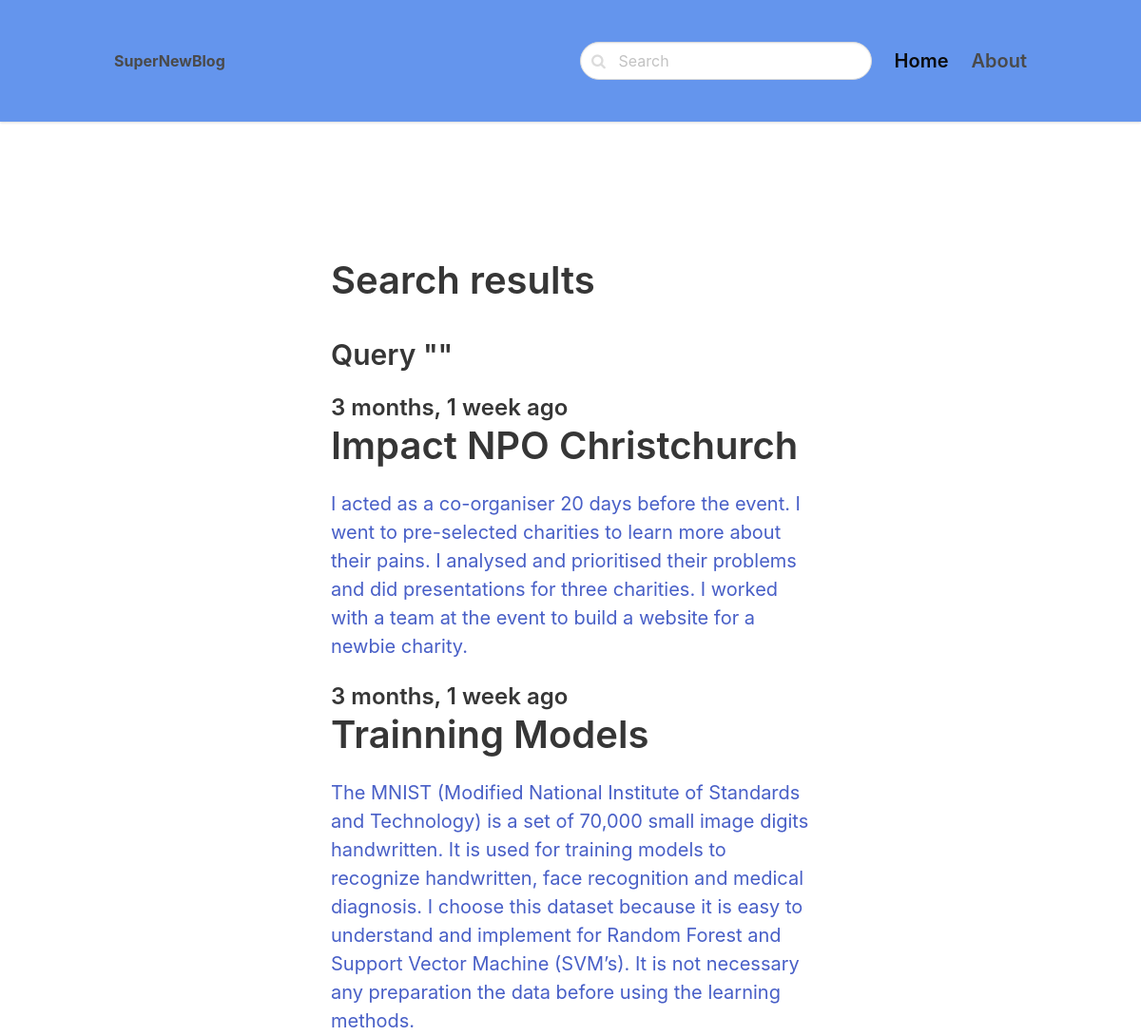
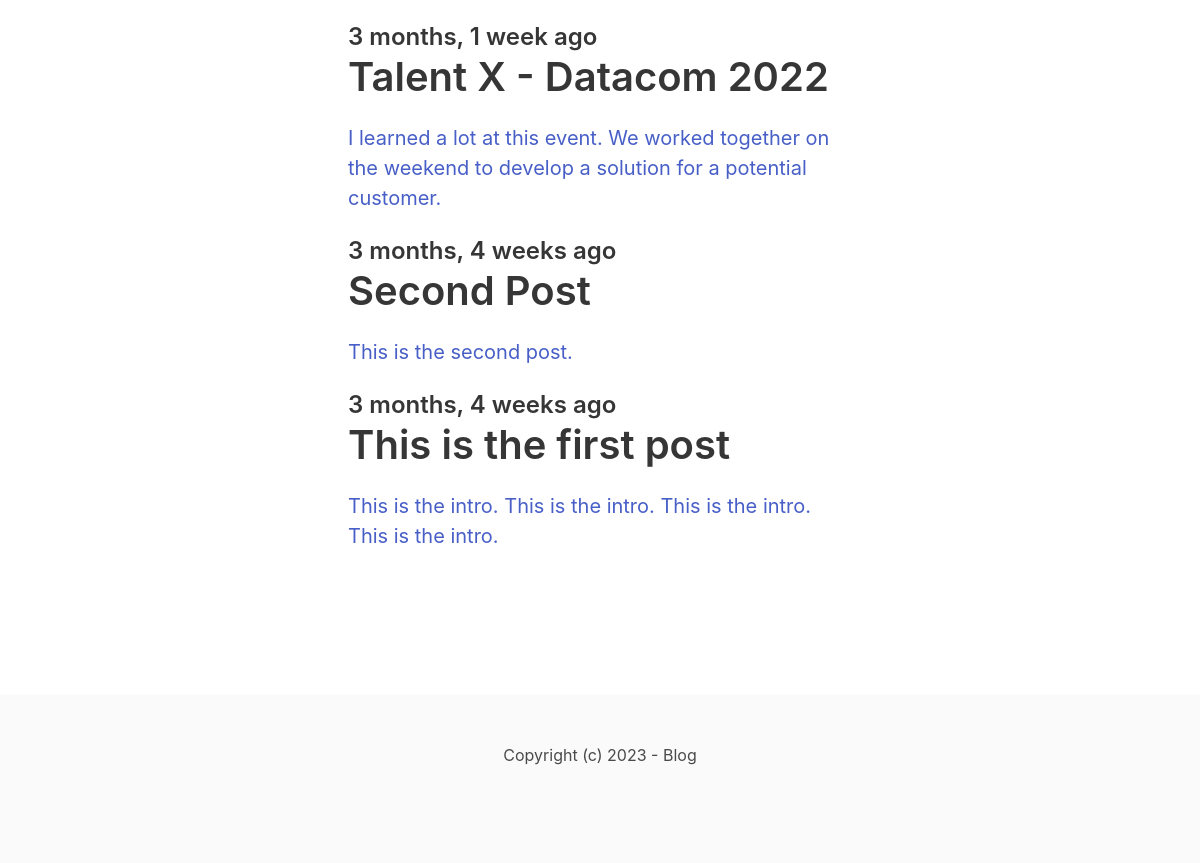
The app's page /search/ with its own data (2 pictures, top to bottom).
### blog/models.py (models this page shows, shortened)
class Post(models.Model):
    ACTIVE = 'active'
    DRAFT = 'draft'
    CHOICES_STATUS = (
        (ACTIVE, 'Active'),
        (DRAFT, 'Draft')
    )
    category = models.ForeignKey(Category, related_name='posts', on_delete=models.CASCADE)
    title = models.CharField(max_length=255)
    slug = models.SlugField()
    intro = models. TextField()
    body = models.TextField()
    created_at = models.DateTimeField(auto_now_add=True)
    status = models.CharField(max_length=10, choices=CHOICES_STATUS, default=ACTIVE)
    image = models.ImageField(upload_to='uploads/', blank=True, null=True)
    class Meta:
        ordering = ('-created_at',)

### blog/views.py (the view)
# urls.py: path('search/', views.search, name='search'),
def search(request):
    query = request.GET.get('query', '')
    posts = Post.objects.filter(status=Post.ACTIVE).filter(Q(title__icontains=query) | Q(intro__icontains=query) | Q(body__icontains=query))
    return render(request, 'blog/search.html', {'posts': posts, 'query': query})

### blog/templates/blog/search.html (shortened to what this page needs)
{% extends 'core/base.html' %}
{% block content %}
<section class="hero">
    <div class="hero-body">
        <div class="container">
            <section class="section">
                <div class="columns">
                    <div class="column is-8 is-offset-2">
                        <div class="content is-medium">
                            <h1>Search results</h1>
                            <h3>Query "{{ query }}"</h3>
                        </div>
                        {% for post in posts %}
                            <div class="content is-medium">
                                <a href="{% url 'post_detail' post.category.slug post.slug %}">
                                <h2 class="subtitle is-4">{{ post.created_at|timesince }} ago</h2>
                                <h1 class="title">{{ post.title }}</h1>
                                <p>{{ post.intro }}</p>
                                </a>
                            </div>
                        {% empty %}
                            <div class="content">
                                <p>No result for the given query.</p>
                            </div>
                        {% endfor %}
                    </div>
                </div>
            </section>
        </div>
    </div>
</section>
{% endblock %}

### records on screen
Post: created_at "3 months, 1 week", title "Impact NPO Christchurch", intro "I acted as a co-organiser 20 days before the event. I went to pre-selected charities to learn more about their pains. I analysed and prioritised their problems and did presentations for three charities. I worked with a team at the event to build a website for a newbie charity."
Post: created_at "3 months, 1 week", title "Trainning Models", intro "The MNIST (Modified National Institute of Standards and Technology) is a set of 70,000 small image digits handwritten. It is used for training models to recognize handwritten, face recognition and medical diagnosis. I choose this dataset because it is easy to understand and implement for Random Forest and Support Vector Machine (SVM’s). It is not necessary any preparation the data before using the learning methods."
Post: created_at "3 months, 1 week", title "Talent X - Datacom 2022", intro "I learned a lot at this event. We worked together on the weekend to develop a solution for a potential customer."
Post: created_at "3 months, 4 weeks", title "Second Post", intro "This is the second post."
Post: created_at "3 months, 4 weeks", title "This is the first post", intro "This is the intro. This is the intro. This is the intro. This is the intro."
